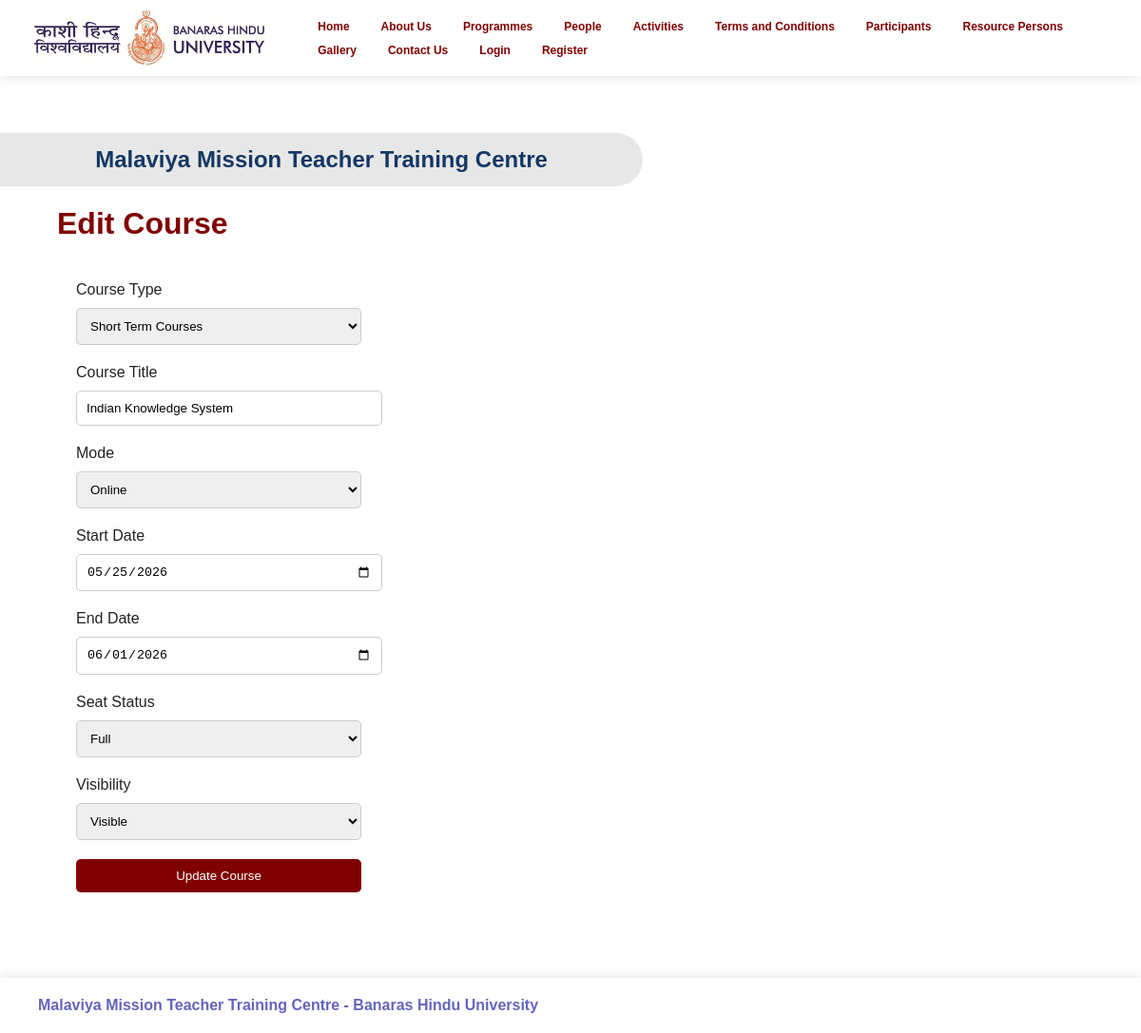
Page /edit-course/12/ (signed in) on the earlier database version.
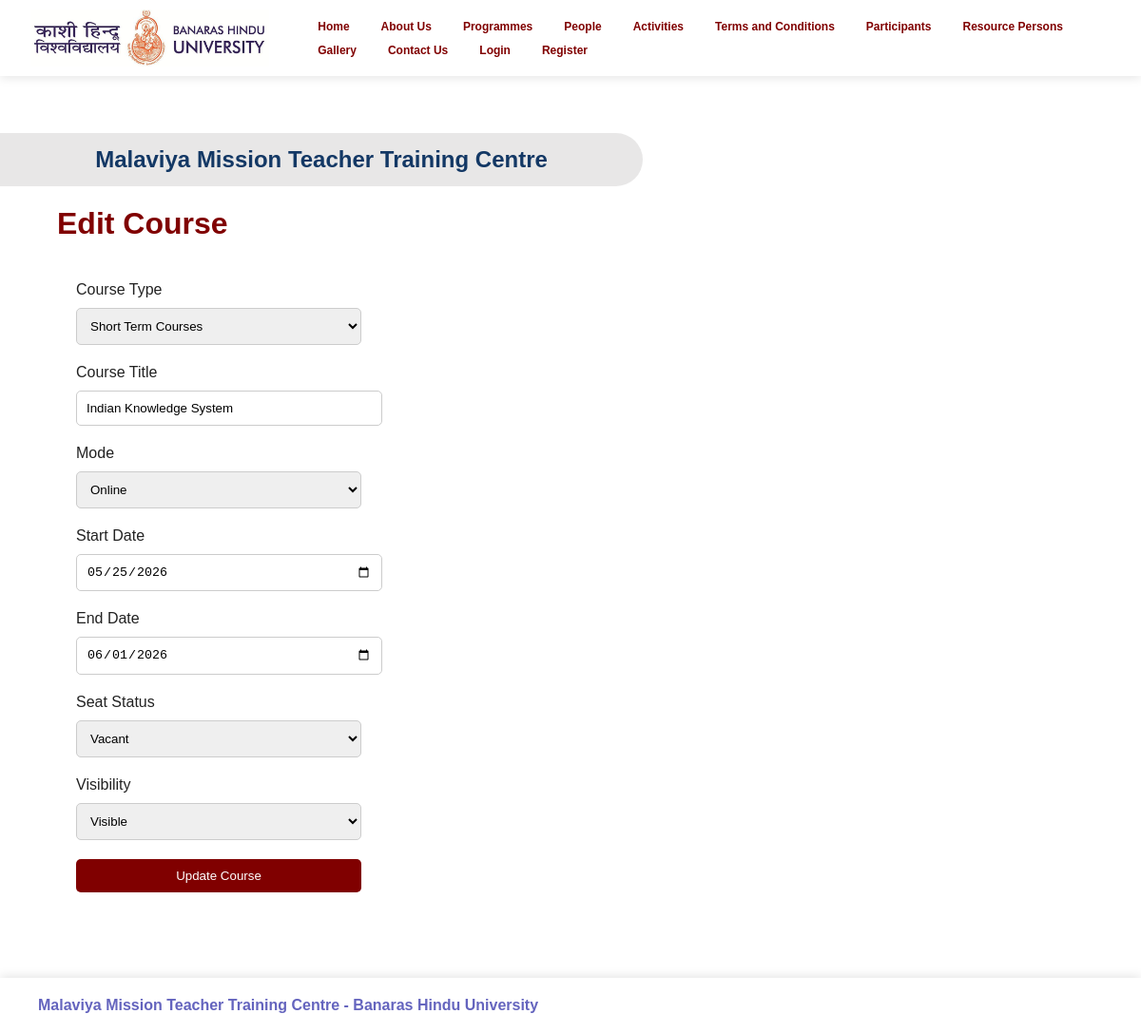
Same page on the later database version.
### core/models.py (models this page shows, shortened)
class Course(models.Model):
    title = models.CharField(max_length=200)
    course_type = models.CharField(max_length=100)
    course_code = models.CharField(max_length=20)
    mode = models.CharField(max_length=20)
    start_date = models.DateField()
    end_date = models.DateField()
    seat_status = models.CharField(
        max_length=20,
        default='Vacant'
    )
    is_visible = models.BooleanField(default=True)

### core/views.py (the view, shortened to what this page needs)
@login_required
def edit_course(request, id):
    if not request.user.is_staff:
        return redirect('/dashboard/')
    course = Course.objects.get(id=id)
    return render(request,
                  'admin_panel/edit_course.html',
                  {'course': course})

### templates/admin_panel/edit_course.html (shortened to what this page needs)
{% extends 'base.html' %}
{% block content %}
<h1>Edit Course</h1>
<form method="POST">
<label>Course Type</label>
       <select name="course_type" required>
              <option value="{{ course.course_type }}">
                     {{ course.course_type }}
              </option>
       </select>
    <label>Course Title</label>
    <input type="text"
           name="title"
           value="{{ course.title }}">
       <label>Mode</label>
              <select name="mode" required>
              <option value="{{ course.mode }}">
                     {{ course.mode }}
              </option>
       </select>
    <label>Start Date</label>
    <input type="date"
           name="start_date"
           value="{{ course.start_date|date:'Y-m-d' }}">
    <label>End Date</label>
    <input type="date"
           name="end_date"
           value="{{ course.end_date|date:'Y-m-d' }}">
     <label>Seat Status</label>
       <select name="seat_status" required>
       <option value="{{ course.seat_status }}">
              {{ course.seat_status }}
       </option>
       </select>
     <label>Visibility</label>
       <select name="is_visible" required>
       <option value="true">
              Visible
       </option>
       </select>
    <button type="submit">
        Update Course
    </button>
</form>
{% endblock %}

Differences in the rows shown:
changed Course "Short Term Courses": seat_status "Full" → "Vacant"
